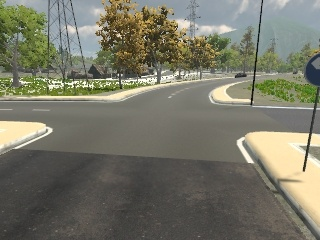
#> input picture sample image/rgb_image195.jpg, 320 x 240 px; its folder holds only this picture in this run
$ python main.py
#> lines starting #> are read from the running program, lines starting #| are printed output that depends on the picture; after the words box and inside, x2 and y2 are one past the last pixel; in counts of white or black regions, pixels touching at a corner belong together
### utils.py
import numpy as np
import cv2
import matplotlib.image as pimg
import os

def grayscale(img):
    """
        input: image
        output: grayscale image
    """
    return cv2.cvtColor(img, cv2.COLOR_RGB2GRAY)

def gaussian_blur(img, kernel_size=3):
    """
        input: image and kernel size
        output: image after adding gauusian blur
    """
    return cv2.GaussianBlur(img, ksize=(kernel_size,kernel_size),sigmaX=0)

def canny(img, low_threshold=200, high_threshold=255):
    """
        get the edges with canny algorithms
        input: img, low_threshold, high_theshold
    """
    return cv2.Canny(img, low_threshold, high_threshold)

def region_of_interest(img, vertices):
    '''
        extract the Region proposal
        only use for rectangle ROI
    '''
    x_min,y_min=vertices[1][0],vertices[1][1]
    x_max,y_max=vertices[3][0],vertices[3][1]
    m,n= img.shape
    for i in range(m):
        for j in range(n):
            if i<y_min or i >y_max or j<x_min or j>x_max:
                img[i][j]=0

    return img

def draw_lines(img, lines, color=[255, 0, 0], thickness=5):

    right_slopes = []
    right_intercepts = []
    left_slopes = []
    left_intercepts = []
    left_points_x = []
    left_points_y = []
    right_points_x = []
    right_points_y = []

    y_max = img.shape[0]
    y_min = img.shape[0]

    for line in lines:
        for x1,y1,x2,y2 in line:
            if x2-x1!=0.:
                slope = (y2-y1)/(x2-x1)
            else:
                slope=999.
            if slope < 0.0:
                left_slopes.append(slope) # left line
                left_points_x.append(x1)
                left_points_x.append(x2)
                left_points_y.append(y1)
                left_points_y.append(y2)
                left_intercepts.append(y1 - slope*x1)

            if slope > 0.0:
                right_slopes.append(slope) # right line
                right_points_x.append(x1)
                right_points_x.append(x2)
                right_points_y.append(y1)
                right_points_y.append(y2)
                right_intercepts.append(y1 - slope*x1)

            y_min = min(y1,y2,y_min)


    left_line=[]
    right_line=[]
    if len(left_slopes) > 0:
        left_slope = np.mean(left_slopes)
        left_intercept = np.mean(left_intercepts)
        x_min_left = int((y_min - left_intercept)/left_slope)
        x_max_left = int((y_max - left_intercept)/left_slope)
        cv2.line(img, (x_min_left, y_min), (x_max_left, y_max), color, thickness)
        left_line.append((x_min_left, y_min))
        left_line.append((x_max_left, y_max))

    if len(right_slopes) > 0:
        right_slope = np.mean(right_slopes)
        right_intercept = np.mean(right_intercepts)
        x_min_right = int((y_min - right_intercept)/right_slope)
        x_max_right = int((y_max - right_intercept)/right_slope)
        cv2.line(img, (x_min_right, y_min), (x_max_right, y_max),  color, thickness)
        right_line.append((x_min_left, y_min))
        right_line.append((x_max_left, y_max))
    return left_line,right_line

def hough_lines(img, rho=2, theta=np.pi/180, threshold=40, min_line_len=10, max_line_gap=25):
    """
    `img` should be the output of a Canny transform.

    Returns an image with hough lines drawn.
    """
    lines = cv2.HoughLinesP(img, rho, theta, threshold, np.array([]), minLineLength=min_line_len, maxLineGap=max_line_gap)
    line_img = np.zeros((img.shape[0], img.shape[1], 3), dtype=np.uint8)
    try:
        left_line,right_line = draw_lines(line_img, lines)
        return line_img, left_line,right_line
    except:
        return line_img,[],[]

def weighted_img(img, initial_img, a=0.8, b=1., y=0.):


    return cv2.addWeighted(initial_img, a, img, b, y)

### main.py
import numpy as np
import matplotlib.image as pimg
import cv2
import os
from utils import *
import matplotlib.pyplot as plt
image_path='./sample image/'
predict_image_path='./predict image/'

def process(img):
    gray_img= grayscale(img)
    gauss_img=gaussian_blur(gray_img,kernel_size=3)
    cann=canny(gauss_img)
    h,w=cann.shape
    vectices=np.array([[0,h],[0,100],[w,100],[w,h]])
    ROI=region_of_interest(cann,vectices)
    line_img,left_line,right_line = hough_lines(ROI)
    predict=weighted_img(line_img, img)
    return predict

def main():
    for image_name in sorted(os.listdir(image_path)):
        print(image_name)
        file_path=image_path+image_name
        img=pimg.imread(file_path)
#> img is the input picture: shape (240, 320, 3); mean R, G, B 118.8, 118.5, 103.1
        predict=process(img)
#> in gaussian_blur, `return cv2.GaussianBlur(img, ksize=(kernel_size,kernel_size),sigmaX=0)`:
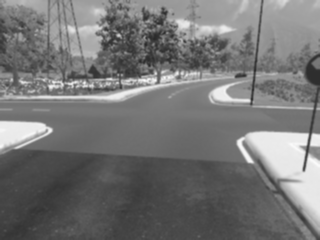
#> returned value: shape (240, 320); min 41, max 253, mean 116.9
#> in canny, `return cv2.Canny(img, low_threshold, high_threshold)`:
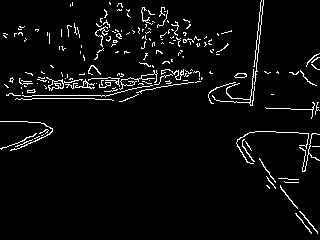
#> returned value: shape (240, 320); 4.3% white in thin lines or dots
#> after the loop in region_of_interest, `for i in range(m):`:
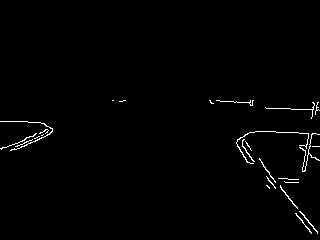
#> img: shape (240, 320); 1.1% white in thin lines or dots, all inside (x1, y1, x2, y2) = (0, 100, 320, 234)
#> in hough_lines, `lines = cv2.HoughLinesP(img, rho, theta, threshold, np.array([]), minL..`: lines = 14 rows, first 6: [241, 137, 317, 232], [237, 140, 311, 232], [249, 132, 298, 132], [232, 101, 252, 103], [281, 108, 319, 110], [294, 205, 298, 182]
#> the loop in draw_lines, `for line in lines:` made 14 passes
#> line on passes 1 to 12: [[241, 137, 317, 232]], [[237, 140, 311, 232]], [[249, 132, 298, 132]], [[232, 101, 252, 103]], [[281, 108, 319, 110]], [[294, 205, 298, 182]], [[1, 148, 52, 128]], [[15, 149, 49, 134]], [[302, 168, 314, 103]], [[304, 171, 317, 102]], [[265, 169, 304, 216]], [[0, 121, 44, 123]]
#> after the loop in draw_lines, `for line in lines:`: left_intercepts = [1895.5, 148.4, 155.6, 1803.8, 1784.5, 152.5]; left_points_x = [294, 298, 1, 52, 15, 49, 302, 314, 304, 317, 15, 52]; left_points_y = [205, 182, 148, 128, 149, 134, 168, 103, 171, 102, 146, 130]; left_slopes = [-5.75, -0.392, -0.441, -5.42, -5.31, -0.432]; right_intercepts = [-164.2, -154.6, 77.8, 93.21, -150.4, 121, 120.3]; right_points_x = [241, 317, 237, 311, 232, 252, 281, 319, 265, 304, 0, 44, 15, 37]; right_points_y = [137, 232, 140, 232, 101, 103, 108, 110, 169, 216, 121, 123, 121, 122]; right_slopes = [1.25, 1.24, 0.1, 0.0526, 1.21, 0.0455, 0.0455]
#> in draw_lines, `left_slope = np.mean(left_slopes)`: left_slope = -2.96
#> in draw_lines, `left_intercept = np.mean(left_intercepts)`: left_intercept = 990.1
#> in draw_lines, `x_min_left = int((y_min - left_intercept)/left_slope)`: x_min_left = 300
#> in draw_lines, `x_max_left = int((y_max - left_intercept)/left_slope)`: x_max_left = 253
#> in draw_lines, `cv2.line(img, (x_min_left, y_min), (x_max_left, y_max), color, thickne..`:
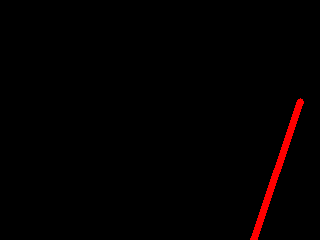
#> img: shape (240, 320, 3); mean of channels 0, 1, 2 3.4, 0, 0; drawn as R, G, B
#> in draw_lines, `right_slope = np.mean(right_slopes)`: right_slope = 0.563
#> in draw_lines, `right_intercept = np.mean(right_intercepts)`: right_intercept = -8.13
#> in draw_lines, `x_min_right = int((y_min - right_intercept)/right_slope)`: x_min_right = 193
#> in draw_lines, `x_max_right = int((y_max - right_intercept)/right_slope)`: x_max_right = 440
#> in draw_lines, `cv2.line(img, (x_min_right, y_min), (x_max_right, y_max),  color, thic..`:
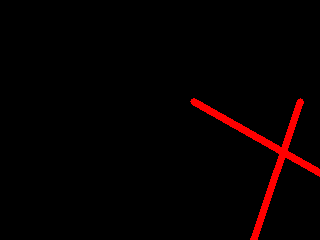
#> img: shape (240, 320, 3); 1.31% of pixels changed, all inside (x1, y1, x2, y2) = (190, 98, 320, 177); drawn as R, G, B
#> in hough_lines, `left_line,right_line = draw_lines(line_img, lines)`: left_line = [(300, 101), (253, 240)]
#> in weighted_img, `return cv2.addWeighted(initial_img, a, img, b, y)`:
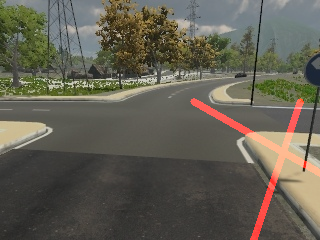
#> returned value: shape (240, 320, 3); mean of channels 0, 1, 2 98.2, 94.8, 82.5; drawn as R, G, B
        name=predict_image_path+image_name
        plt.imsave(name,predict)
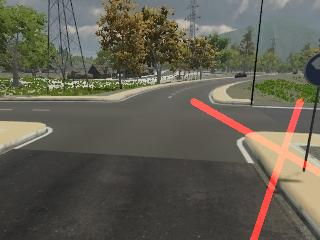
#> saved as rgb_image195.jpg: shape (240, 320, 3); mean R, G, B 98.1, 94.8, 82.5

if __name__=="__main__":
    main()

$ run again, on sample image/rgb_image199.jpg
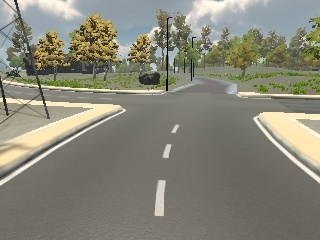
#> input picture sample image/rgb_image199.jpg, 320 x 240 px
#> in main, img is the input picture: shape (240, 320, 3); mean R, G, B 134.7, 133.4, 118.6
#> after the loop in region_of_interest, `for i in range(m):`:
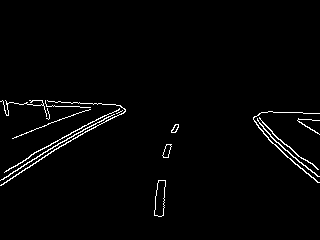
#> img: shape (240, 320); 2% white in thin lines or dots, all inside (x1, y1, x2, y2) = (0, 100, 320, 217)
#> lines = 23 rows, first 6: [22, 170, 122, 107], [4, 172, 92, 121], [1, 179, 121, 107], [32, 100, 115, 104], [253, 118, 317, 182], [0, 101, 88, 107]
#> the loop in draw_lines, `for line in lines:` made 23 passes
#> after the loop in draw_lines, `for line in lines:`: left_intercepts = [183.9, 174.3, 179.6, 183.8, 140.1, 176.2, 2823, 1489.4, 176.9, 1070]; left_points_x = [22, 122, 4, 92, 1, 121, 13, 124, 44, 105, 88, 120, 163, 164, 161, 172, 98, 120, 155, 165]; left_points_y = [170, 107, 172, 121, 179, 107, 176, 109, 125, 104, 124, 105, 215, 199, 216, 129, 119, 106, 202, 146]; left_slopes = [-0.63, -0.58, -0.6, -0.604, -0.344, -0.594, -16, -7.91, -0.591, -5.6]; right_intercepts = [98.46, -135, 101, -75.98, -111.7, -85.33, -180.1, 102, -83.22, 104.8]; right_points_x = [32, 115, 253, 317, 0, 88, 254, 303, 263, 306, 259, 305, 257, 311, 14, 56, 258, 285, 298, 319]; right_points_y = [100, 104, 118, 182, 101, 107, 121, 159, 133, 173, 123, 160, 115, 177, 103, 106, 127, 149, 119, 120]; right_slopes = [0.0482, 1, 0.0682, 0.776, 0.93, 0.804, 1.15, 0.0714, 0.815, 0.0476]
#> left_slope = -3.35
#> left_intercept = 659.7
#> x_min_left = 167
#> x_max_left = 125
#> right_slope = 0.571
#> right_intercept = -26.5
#> x_min_right = 221
#> x_max_right = 466
#> in hough_lines, `left_line,right_line = draw_lines(line_img, lines)`: left_line = [(167, 100), (125, 240)]
#> in main, `plt.imsave(name,predict)`:
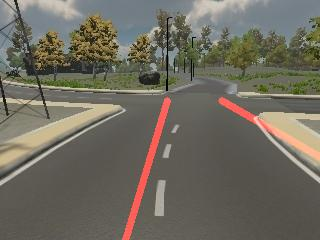
#> saved as rgb_image199.jpg: shape (240, 320, 3); mean R, G, B 110.8, 106.7, 95.2

$ run again, on sample image/rgb_image20.jpg
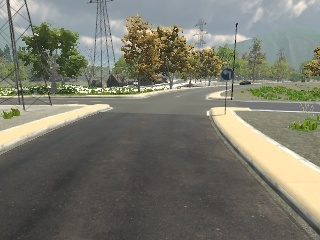
#> input picture sample image/rgb_image20.jpg, 320 x 240 px
#> in main, img is the input picture: shape (240, 320, 3); mean R, G, B 120.4, 120.6, 108
#> after the loop in region_of_interest, `for i in range(m):`:
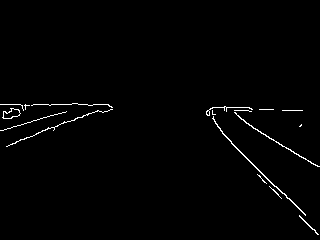
#> img: shape (240, 320); 1.2% white in thin lines or dots, all inside (x1, y1, x2, y2) = (0, 103, 320, 235)
#> lines = 15 rows, first 6: [273, 184, 287, 198], [299, 215, 317, 234], [0, 104, 108, 104], [222, 107, 286, 148], [10, 144, 109, 106], [206, 111, 271, 188]
#> the loop in draw_lines, `for line in lines:` made 15 passes
#> after the loop in draw_lines, `for line in lines:`: left_intercepts = [147.8, 131.5]; left_points_x = [10, 109, 20, 54]; left_points_y = [144, 106, 125, 114]; left_slopes = [-0.384, -0.324]; right_intercepts = [-89, -100.6, -35.22, -133, -71.53, -82.73, -43.33]; right_points_x = [273, 287, 299, 317, 222, 286, 206, 271, 258, 305, 229, 302, 224, 299]; right_points_y = [184, 198, 215, 234, 107, 148, 111, 188, 170, 214, 140, 211, 106, 156]; right_slopes = [1, 1.06, 0.641, 1.18, 0.936, 0.973, 0.667]
#> left_slope = -0.354
#> left_intercept = 139.7
#> x_min_left = 100
#> x_max_left = -283
#> right_slope = 0.922
#> right_intercept = -79.35
#> x_min_right = 198
#> x_max_right = 346
#> in hough_lines, `left_line,right_line = draw_lines(line_img, lines)`: left_line = [(100, 104), (-283, 240)]
#> in main, `plt.imsave(name,predict)`:
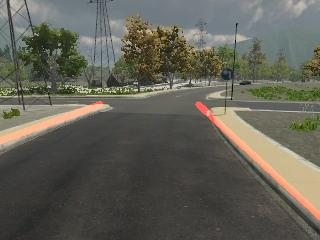
#> saved as rgb_image20.jpg: shape (240, 320, 3); mean R, G, B 97.8, 96.5, 86.3

$ run again, on sample image/rgb_image200.jpg
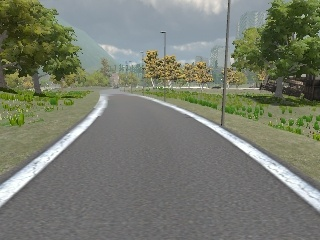
#> input picture sample image/rgb_image200.jpg, 320 x 240 px
#> in main, img is the input picture: shape (240, 320, 3); mean R, G, B 119.3, 123.7, 109.7
#> lines = 15 rows, first 6: [40, 171, 87, 127], [192, 113, 297, 192], [8, 180, 106, 101], [231, 133, 318, 191], [91, 122, 102, 112], [168, 106, 217, 132]
#> the loop in draw_lines, `for line in lines:` made 15 passes
#> after the loop in draw_lines, `for line in lines:`: left_intercepts = [208.4, 186.4, 204.7, 205.9, 184.8]; left_points_x = [40, 87, 8, 106, 91, 102, 1, 88, 1, 106]; left_points_y = [171, 127, 180, 101, 122, 112, 205, 126, 184, 105]; left_slopes = [-0.936, -0.806, -0.909, -0.908, -0.752]; right_intercepts = [-31.46, -21, 16.86, -29.76, -36.04, 21.32, -16.35, 98.52, -12.91, 45.9]; right_points_x = [192, 297, 231, 318, 168, 217, 242, 318, 266, 314, 169, 229, 299, 319, 272, 314, 289, 300, 150, 211]; right_points_y = [113, 192, 133, 191, 106, 132, 139, 192, 169, 206, 103, 132, 178, 191, 105, 106, 171, 178, 100, 122]; right_slopes = [0.752, 0.667, 0.531, 0.697, 0.771, 0.483, 0.65, 0.0238, 0.636, 0.361]
#> left_slope = -0.862
#> left_intercept = 198.1
#> x_min_left = 113
#> x_max_left = -48
#> right_slope = 0.557
#> right_intercept = 3.51
#> x_min_right = 173
#> x_max_right = 424
#> in hough_lines, `left_line,right_line = draw_lines(line_img, lines)`: left_line = [(113, 100), (-48, 240)]
#> in main, `plt.imsave(name,predict)`:
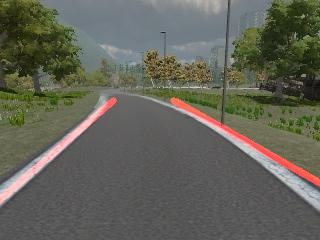
#> saved as rgb_image200.jpg: shape (240, 320, 3); mean R, G, B 98.7, 99, 87.9
